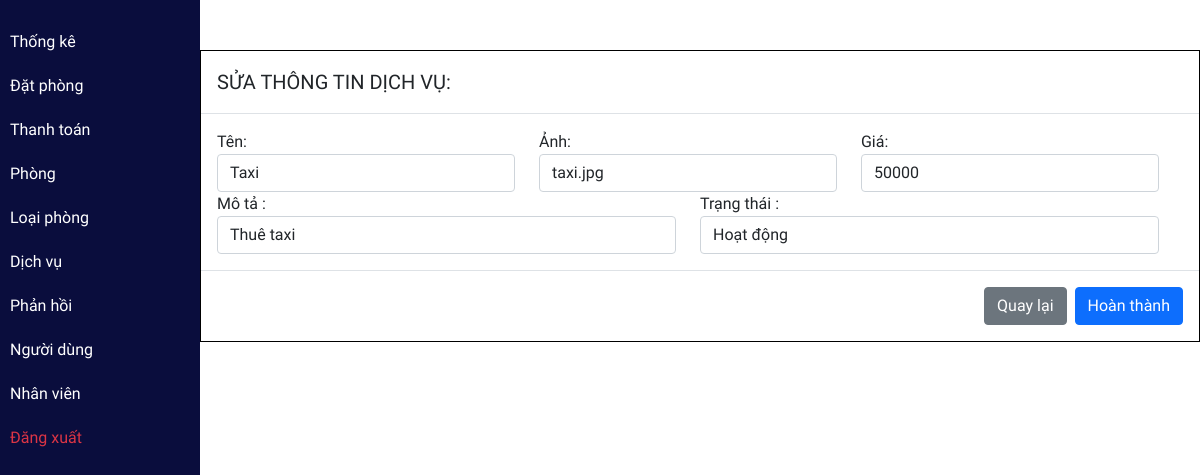
Screenshot of /admin/serviceedit.php?id=4 (signed in) with the database file from the repository.
### tables this page shows
CREATE TABLE `service` (
  `id` int(11) NOT NULL AUTO_INCREMENT,
  `name` varchar(50) NOT NULL,
  `image` varchar(200) NOT NULL,
  `price` int(15) NOT NULL,
  `description` varchar(500) DEFAULT NULL,
  `status` bit(1) NOT NULL DEFAULT b'1',
  PRIMARY KEY (`id`)
);

### admin/serviceedit.php (the view, shortened to what this page needs)
<?php include 'header.php'; ?>
<?php
$id = $_GET['id'];
$sql = "SELECT * FROM service WHERE id = '$id'";
$re = mysqli_query($conn, $sql);
while ($row = mysqli_fetch_array($re)) {
    $Name = $row['name'];
    $Image = $row['image'];
    $Price = $row['price'];
    $Description = $row['description'];
    $Status = $row['status'];
}
?>
<?php include('sidebar.php')?>
  <div class="main-content">
    <div style="max-width:1000px; border: 1px solid black; margin: 50px auto;">
        <div class="modal-header">
            <h5 class="modal-title" id="bookingModalLabel">SỬA THÔNG TIN DỊCH VỤ:</h5>
        </div>
        <form action="" method="POST">
            <div class="row modal-body">
                <div class="row">
                    <div class="col-lg-4">
                        <label for="name">Tên:</label>
                        <input type="text" name="Name" class="form-control" id="phone-input" value="<?php echo $Name ?>" required>
                    </div>
                    <div class="col-lg-4">
                        <label for="image">Ảnh:</label>
                        <input type="text" name="Image" class="form-control" id="phone-input" value="<?php echo $Image ?>" required>
                    </div>
                    <div class="col-lg-4">
                        <label for="image">Giá:</label>
                        <input type="text" name="Price" class="form-control" id="phone-input" value="<?php echo $Price ?>" required pattern="[0-9]+" title="Nhập số từ 0-9">
                    </div>
                </div>
                <div class="row">
                    <div class="col-lg-6">
                        <label for="phone">Mô tả :</label>
                        <input type="text" name="Description" class="form-control" id="phone-input" value="<?php echo $Description ?>">
                    </div>
                    <div class="col-lg-6">
                        <label for="password">Trạng thái :</label>
                        <select name="Status" class="form-control" required>
                            <option value="1" <?php if ($Status == 1) {
                                                    echo "selected";
                                                } ?>>Hoạt động</option>
                        </select>
                    </div>
                </div>
            </div>
            <div class="modal-footer">
                <a href="service.php" class="btn btn-secondary">
                    Quay lại
                </a>
                <button type="submit" class="btn btn-primary" name="servicedetailedit">Hoàn thành</button>
            </div>
        </form>
    </div>
  </div>
    <?php include 'footer.php'; ?>

### admin/css/room.css (style rules this page uses)
:root { --bg-text-shadow: 0 2px 4px rgb(13 0 77 / 8%), 0 3px 6px rgb(13 0 77 / 8%), 0 8px 16px rgb(13 0 77 / 8%); --bg-box-shadow: 0px 0px 20px 6px rgba(8, 8, 15, 0.31); }
* { margin: 0; padding: 0; font-family: Consolas, sans-serif; }

### admin/css/roombook.css (style rules this page uses)
:root { --bg-text-shadow: 0 2px 4px rgb(13 0 77 / 8%), 0 3px 6px rgb(13 0 77 / 8%), 0 8px 16px rgb(13 0 77 / 8%); --bg-box-shadow: 0px 0px 20px 6px rgba(26, 30, 164, 0.31); }
body { background-color: #ffff; }
* { margin: 0; padding: 0; font-family: Consolas, sans-serif; }
a { color: black; }

### admin/css/dashboard.css (style rules this page uses)
:root { --bg-text-shadow: 0 2px 4px rgb(13 0 77 / 8%), 0 3px 6px rgb(13 0 77 / 8%), 0 8px 16px rgb(13 0 77 / 8%); --bg-box-shadow: 0px 0px 20px 6px rgba(26, 30, 164, 0.31); }
* { margin: 0; padding: 0; font-family: Consolas, sans-serif; }
.main-content { margin-left: 200px; }

### rows the page displays
service: Name "Taxi", Image "taxi.jpg", Price "50000", Description "Thuê taxi", Status "Hoạt động"
